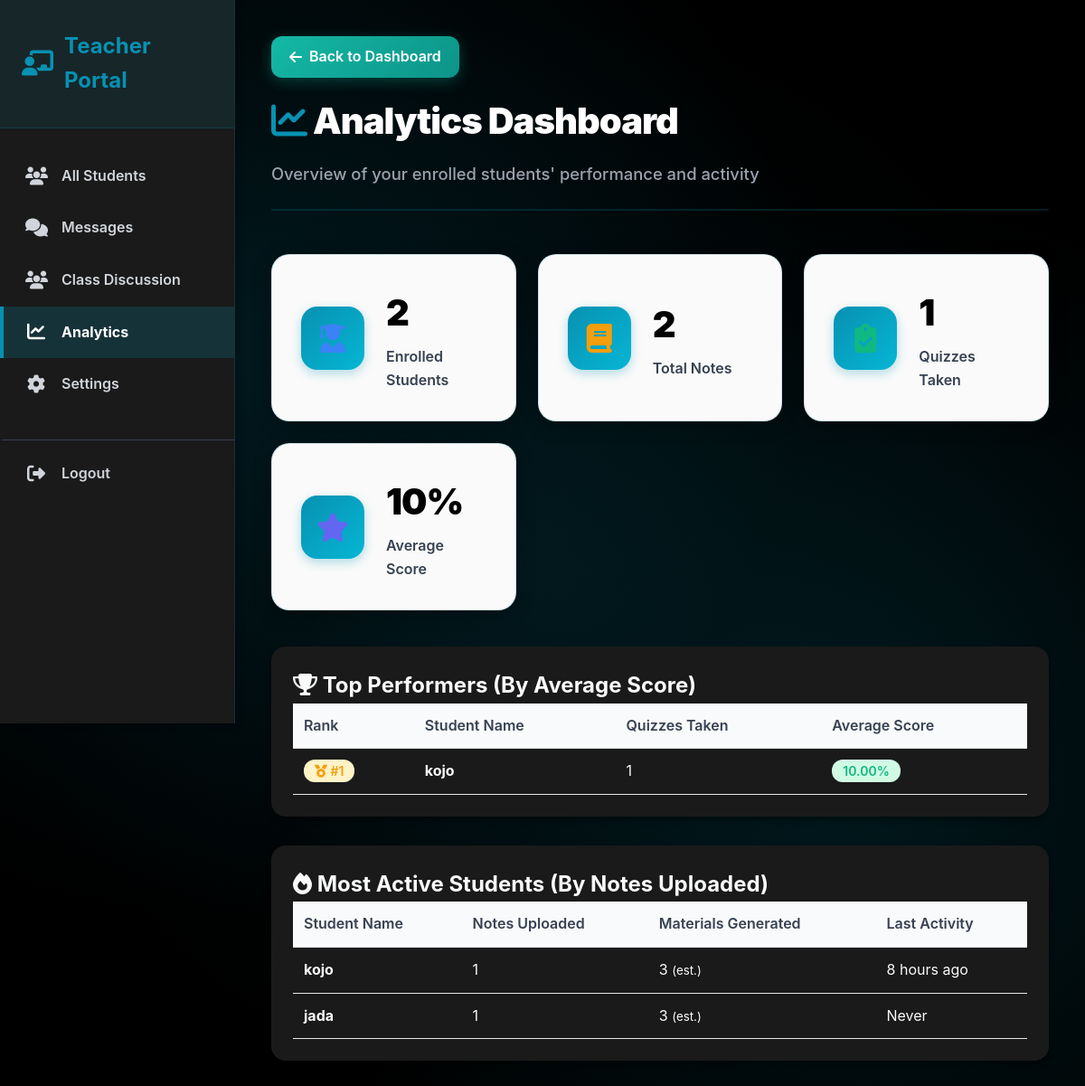
Page /dashboard/teacher/analytics.php (signed in) on the earlier database version.
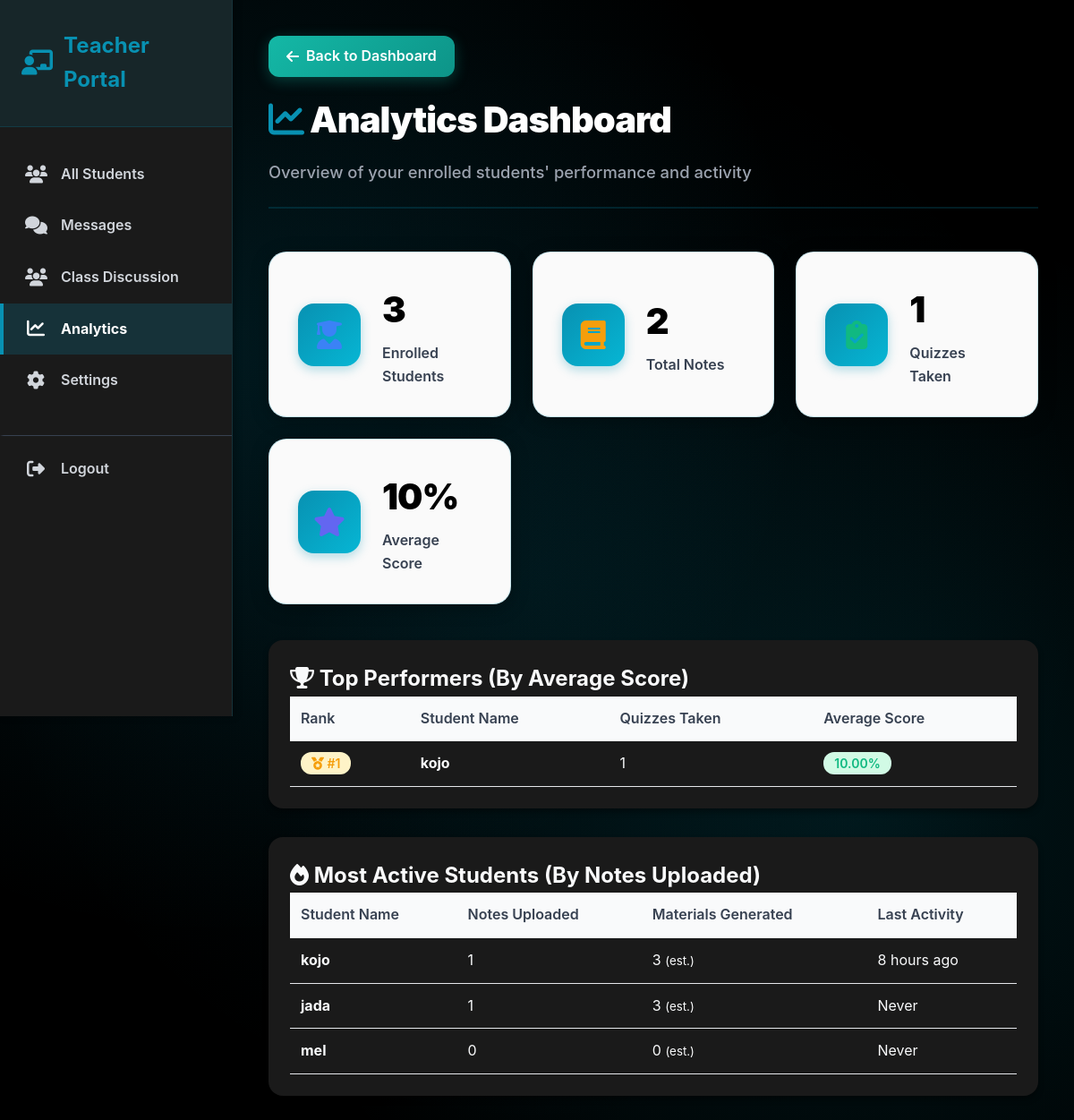
Same page on the later database version.
### tables this page shows
CREATE TABLE `users` (
  `user_id` int NOT NULL,
  `full_name` varchar(100) NOT NULL,
  `email` varchar(150) NOT NULL,
  `password_hash` varchar(255) NOT NULL,
  `role` enum('student','teacher') NOT NULL DEFAULT 'student',
  `remember_token` varchar(64) DEFAULT NULL,
  `remember_expires` datetime DEFAULT NULL,
  `class_code` varchar(10) DEFAULT NULL,
  `created_at` timestamp NOT NULL DEFAULT CURRENT_TIMESTAMP,
  `last_login` timestamp NULL DEFAULT NULL
);

### config/database.php (called while the page is built, shortened)
<?php
class Database
{
    private $host;
    private $db_name;
    private $username;
    private $password;
    public function __construct()
    {
        $whitelist = ['127.0.0.1', '::1', 'localhost'];
        if (in_array($_SERVER['HTTP_HOST'] ?? 'localhost', $whitelist)) {
            $this->host = "localhost";
            $this->db_name = "study_companion";
            $this->username = "root";
            $this->password = "";
        } else {
            $this->host = "localhost";
            $this->db_name = "webtech_2025A_gertrude_akagbo";
            $this->username = "gertrude.akagbo";
            $this->password = "Amazing1122@";
        }
    }
    public function getConnection()
    {
        $this->conn = null;
        try {
            $this->conn = new PDO(
                "mysql:host=" . $this->host . ";dbname=" . $this->db_name,
                $this->username,
                $this->password
            );
            $this->conn->setAttribute(PDO::ATTR_ERRMODE, PDO::ERRMODE_EXCEPTION);
            $this->conn->setAttribute(PDO::ATTR_DEFAULT_FETCH_MODE, PDO::FETCH_ASSOC);
            $this->conn->setAttribute(PDO::ATTR_EMULATE_PREPARES, false);
            $this->conn->exec("SET time_zone = '+00:00'");
        } catch (PDOException $e) {
            error_log("Connection error: " . $e->getMessage());
            die("Database connection failed. Please try again later.");
        }
        return $this->conn;
    }
}
?>

### classes/Teacher.php (called while the page is built, shortened)
<?php
require_once __DIR__ . '/../config/database.php';
class Teacher
{
    private $conn;
    public function __construct()
    {
        $database = new Database();
        $this->conn = $database->getConnection();
    }
    public function getAllStudents($teacherId)
    {
        $query = "
            SELECT
                u.user_id,
                u.full_name,
                u.email,
                u.created_at as joined_date,
                ts.enrolled_date,
                COUNT(DISTINCT n.note_id) as note_count,
                COUNT(DISTINCT qa.attempt_id) as quiz_count,
                COALESCE(ROUND(AVG(qa.score), 2), 0) as avg_score,
                MAX(qa.completed_at) as last_activity
            FROM teacher_students ts
            JOIN users u ON ts.student_id = u.user_id
            LEFT JOIN notes n ON u.user_id = n.user_id
            LEFT JOIN quiz_attempts qa ON u.user_id = qa.user_id
            WHERE ts.teacher_id = :teacher_id AND u.role = 'student'
            GROUP BY u.user_id, u.full_name, u.email, u.created_at, ts.enrolled_date
            ORDER BY u.full_name ASC
        ";
        try {
            $stmt = $this->conn->prepare($query);
            $stmt->bindParam(':teacher_id', $teacherId, PDO::PARAM_INT);
            $stmt->execute();
            return $stmt->fetchAll(PDO::FETCH_ASSOC);
        } catch (PDOException $e) {
            error_log("Error getting enrolled students: " . $e->getMessage());
            return [];
        }
    }
}
?>

### includes/functions.php (called while the page is built, shortened)
<?php
function timeAgo($timestamp)
{
    $time = strtotime($timestamp);
    $diff = time() - $time;
    if ($diff < 60) {
        return 'just now';
    } elseif ($diff < 3600) {
        $mins = floor($diff / 60);
        return $mins . ' minute' . ($mins > 1 ? 's' : '') . ' ago';
    } elseif ($diff < 86400) {
        $hours = floor($diff / 3600);
        return $hours . ' hour' . ($hours > 1 ? 's' : '') . ' ago';
    } elseif ($diff < 604800) {
        $days = floor($diff / 86400);
        return $days . ' day' . ($days > 1 ? 's' : '') . ' ago';
    } else {
        return date('M j, Y', $time);
    }
}
?>

### dashboard/teacher/analytics.php (the view, shortened to what the changed rows need)
<?php
require_once __DIR__ . '/../../includes/functions.php';
require_once __DIR__ . '/../../classes/Teacher.php';
$teacherObj = new Teacher();
$teacherId = $_SESSION['user_id'];
$students = $teacherObj->getAllStudents($teacherId);
$totalNotes = 0;
$totalQuizzes = 0;
$totalScore = 0;
$quizCount = 0;
foreach ($students as $student) {
    $totalNotes += $student['note_count'];
    $totalQuizzes += $student['quiz_count'];
    if ($student['quiz_count'] > 0) {
        $totalScore += $student['avg_score'];
        $quizCount++;
    }
}
$stats = [
    'total_students' => count($students),
    'total_notes' => $totalNotes,
    'total_quizzes' => $totalQuizzes,
    'avg_score' => $quizCount > 0 ? round($totalScore / $quizCount, 2) : 0
];
?>
<!DOCTYPE html>
<html lang="en">
<head>
    <link rel="stylesheet" href="https://cdnjs.cloudflare.com/ajax/libs/font-awesome/6.4.0/css/all.min.css">
    <link rel="stylesheet" href="../../assets/css/style.css?v=<?php echo time(); ?>">
    <link rel="stylesheet" href="../../assets/css/dashboard.css?v=<?php echo time(); ?>">
    <link rel="stylesheet" href="../../assets/css/light-theme.css?v=<?php echo time(); ?>">
</head>
<body>
    <div class="dashboard-layout">
        <aside class="sidebar">
            <div class="sidebar-header">
                <h2><i class="fas fa-chalkboard-teacher"></i> Teacher Portal</h2>
            </div>
        </aside>
        <main class="main-content">
            <header class="content-header">
                <h1><i class="fas fa-chart-line"></i> Analytics Dashboard</h1>
            </header>
            <div class="stats-grid">
                <div class="stat-card">
                    <div class="stat-info">
                        <h3><?php echo $stats['total_students'] ?? 0; ?></h3>
                        <p>Enrolled Students</p>
                    </div>
                </div>
            </div>
            <div class="card" style="margin-top: 2rem;">
                <h2><i class="fas fa-trophy"></i> Top Performers (By Average Score)</h2>
                <?php
                usort($students, function ($a, $b) {
                    return $b['avg_score'] - $a['avg_score'];
                });
                $topStudents = array_slice($students, 0, 10);
                ?>
                <?php if (empty($topStudents)): ?>
                    <div class="empty-state">
                        <i class="fas fa-chart-bar"></i>
                        <p>No quiz data available yet</p>
                    </div>
                <?php else: ?>
                    <div class="table-responsive">
                        <table class="data-table">
                            <thead>
                                <tr>
                                    <th>Rank</th>
                                    <th>Student Name</th>
                                    <th>Quizzes Taken</th>
                                    <th>Average Score</th>
                                </tr>
                            </thead>
                            <tbody>
                                <?php
                                $rank = 1;
                                foreach ($topStudents as $student):
                                    if ($student['quiz_count'] == 0)
                                        continue;
                                    ?>
                                    <tr>
                                        <td>
                                            <?php if ($rank <= 3): ?>
                                                <span class="rank-badge rank-<?php echo $rank; ?>">
                                                    <i class="fas fa-medal"></i> #<?php echo $rank; ?>
                                                </span>
                                            <?php else: ?>
                                                #<?php echo $rank; ?>
                                            <?php endif; ?>
                                        </td>
                                        <td><strong><?php echo htmlspecialchars($student['full_name']); ?></strong></td>
                                        <td><?php echo $student['quiz_count']; ?></td>
                                        <td>
                                            <span class="badge badge-success">
                                                <?php echo $student['avg_score']; ?>%
                                            </span>
                                        </td>
                                    </tr>
                                    <?php
                                    $rank++;
                                endforeach;
                                ?>
                            </tbody>
                        </table>
                    </div>
                <?php endif; ?>
            </div>
            <div class="card" style="margin-top: 2rem;">
                <h2><i class="fas fa-fire"></i> Most Active Students (By Notes Uploaded)</h2>
                <?php
                usort($students, function ($a, $b) {
                    return $b['note_count'] - $a['note_count'];
                });
                $activeStudents = array_slice($students, 0, 10);
                ?>
                <?php if (empty($activeStudents)): ?>
                    <div class="empty-state">
                        <i class="fas fa-chart-bar"></i>
                        <p>No activity data available yet</p>
                    </div>
                <?php else: ?>
                    <div class="table-responsive">
                        <table class="data-table">
                            <thead>
                                <tr>
                                    <th>Student Name</th>
                                    <th>Notes Uploaded</th>
                                    <th>Materials Generated</th>
                                    <th>Last Activity</th>
                                </tr>
                            </thead>
                            <tbody>
                                <?php foreach ($activeStudents as $student): ?>
                                    <tr>
                                        <td><strong><?php echo htmlspecialchars($student['full_name']); ?></strong></td>
                                        <td><?php echo $student['note_count']; ?></td>
                                        <td><?php echo $student['note_count'] * 3; ?> <small>(est.)</small></td>
                                        <td><?php echo $student['last_activity'] ? timeAgo($student['last_activity']) : 'Never'; ?>
                                        </td>
                                    </tr>
                                <?php endforeach; ?>
                            </tbody>
                        </table>
                    </div>
                <?php endif; ?>
            </div>
        </main>
    </div>
</body>
</html>

Differences in the rows shown:
added users: full_name "mel", note_count "0", shows "Never", shown under "Most Active Students (By Notes Uploaded)"
Other differences:
$stats['total_students']: "2" → "3"
